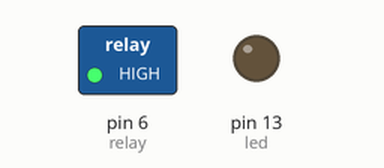
A sketch run on a simulated Arduino Uno, built with avr-gcc and run on an emulated ATmega328P. Shown: switched loads named in the sketch (green lamp = pin HIGH), output pins drawn as LEDs (lit = HIGH).

Above: at 1.0 s.
At 3.0 s:
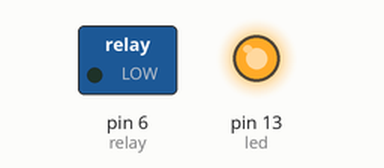
Timing chart, 0 to 5.2 s (numbered marks = the images above):
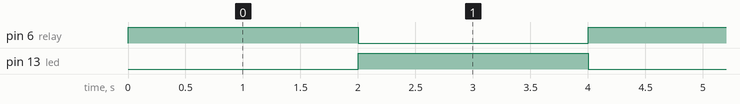

Measured:
- by itself, pin 6 (relay), pin 13 (led): alternates HIGH for 2.0 s and LOW for 2.0 s

The sketch:

sketch_aug06a_Relay.ino
```cpp
// Relay Order :
//
// GND
// 5V
// Signal D10
//
// With the Text reversed vertically.
#include <Arduino.h>

int relay = 6; // at D10
int led = 13;   // at D13

void setup() {
  // output like LED
  pinMode(relay, OUTPUT);
  // actual LED
  pinMode(led, OUTPUT);

}

void loop() {
  // put your main code here, to run repeatedly:
  digitalWrite (relay, HIGH);
  digitalWrite (led, LOW);
  delay(2000);

  digitalWrite(led, HIGH);
  digitalWrite(relay, LOW);
  delay(2000);

}
```
